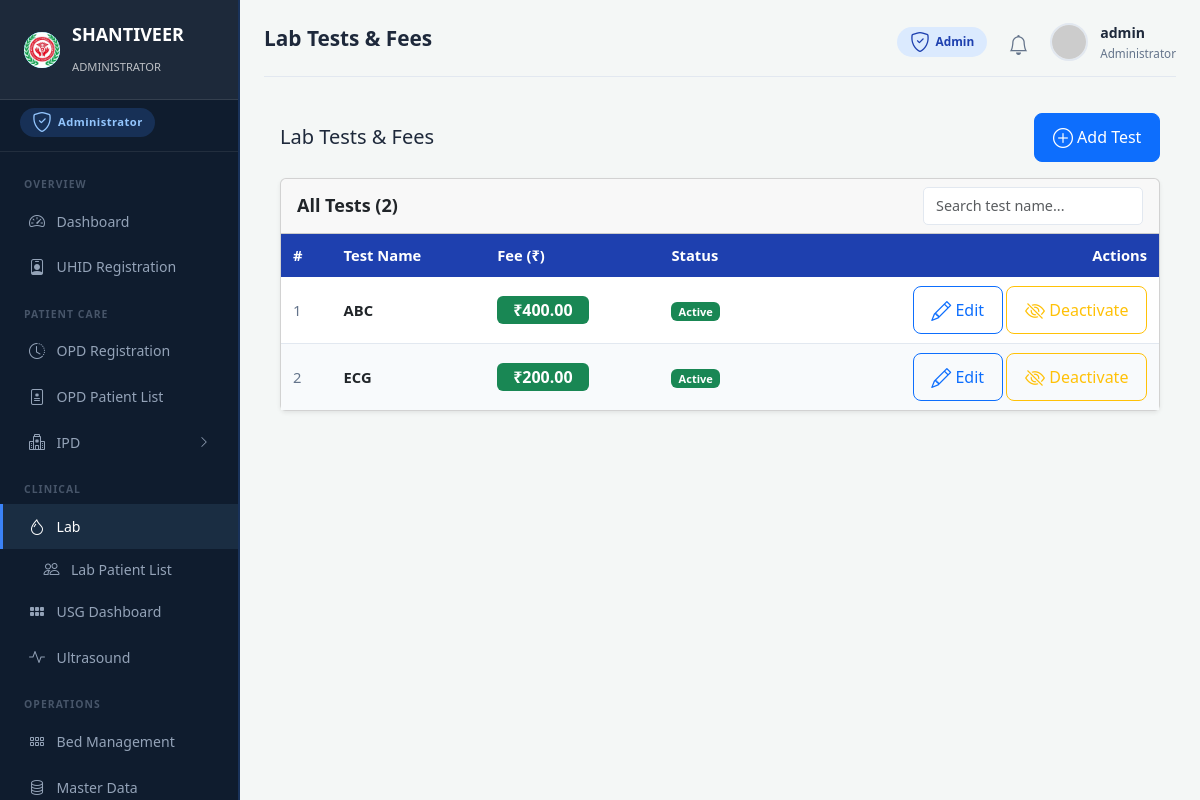
The app's page /lab/tests/ (signed in) with its own data.
### lab/models.py (models this page shows, shortened)
class LabTestMaster(models.Model):
    name = models.CharField(max_length=200, unique=True)
    rate = models.DecimalField(max_digits=10, decimal_places=2)
    is_active = models.BooleanField(default=True)
    history = HistoricalRecords()

### lab/views.py (the view)
# urls.py: path('tests/', views.test_list, name='test_list'),
@require_module('lab', level='view')
def test_list(request):
    tests = LabTestMaster.objects.all().order_by('name')
    return render(request, 'lab/test_list.html', {
        'active_sidebar': 'lab',
        'tests': tests,
    })

### core/context_processors.py (called while the page is built)
def hospital_info(request):
    ctx = {
        'hospital_name': settings.HOSPITAL_NAME,
        'hospital_address': settings.HOSPITAL_ADDRESS,
        'hospital_phone': settings.HOSPITAL_PHONE,
    }
    if request.user.is_authenticated:
        ctx['unread_notifications'] = services.get_unread_notifications(request.user, limit=5)
        ctx['notification_count'] = services.get_unread_notification_count(request.user)
    else:
        ctx['unread_notifications'] = []
        ctx['notification_count'] = 0
    return ctx

def role_context(request):
    user = request.user
    if not user.is_authenticated:
        return {}
    role = rbac.get_user_role(user)
    access = {
        key: rbac.get_access_level(user, key) for key in rbac.MODULE_ACCESS
    }
    return {
        'user_role': role,
        'user_role_label': rbac.ROLE_LABELS.get(role, 'User'),
        'user_role_icon': rbac.ROLE_ICONS.get(role, 'bi-person'),
        'module_access': access,
    }

### core/rbac.py (called while the page is built, shortened)
def get_user_role(user):
    if not user.is_authenticated:
        return None
    if user.is_superuser or (user.is_staff and not user.groups.exists()):
        return ADMIN

def get_access_level(user, module_key):
    if not user.is_authenticated:
        return NONE
    if user.is_superuser:
        return FULL
    role = get_user_role(user)
    if role is None:
        return NONE
    return MODULE_ACCESS.get(module_key, {}).get(role, NONE)

def require_module(module_key, level=VIEW):
    def decorator(view_func):
        @wraps(view_func)
        @login_required
        def _wrapped(request, *args, **kwargs):
            access = get_access_level(request.user, module_key)
            if access == NONE or (level == FULL and access != FULL):
                raise PermissionDenied(
                    f"Your role does not have access to this module.")
            request.is_view_only = (access == VIEW)
            return view_func(request, *args, **kwargs)
        return _wrapped
    return decorator

### core/services.py (called while the page is built)
def get_unread_notifications(user=None, limit=10):
    return []

def get_unread_notification_count(user=None):
    return 0

### templates/lab/test_list.html (shortened to what this page needs)
{% extends 'base_cyan.html' %}
{% block page_title %}Lab Tests & Fees{% endblock %}
{% block content %}
<div class="p-3">
    <div class="d-flex justify-content-between align-items-center mb-3">
        <h5 class="mb-0"> Lab Tests &amp; Fees</h5>
        <a href="{% url 'lab:test_add' %}" class="btn btn-primary btn-sm">
            <i class="bi bi-plus-circle"></i> Add Test
        </a>
    </div>
    <div class="card shadow-sm">
        <div class="card-header d-flex justify-content-between align-items-center py-2">
            <span class="fw-semibold">All Tests ({{ tests.count }})</span>
            <input type="text" id="testSearch" class="form-control form-control-sm" style="width:220px" placeholder="Search test name...">
        </div>
        <div class="table-responsive">
            <table class="hms-table mb-0" id="testTable">
                <thead>
                    <tr>
                        <th>#</th>
                        <th>Test Name</th>
                        <th>Fee (₹)</th>
                        <th>Status</th>
                        <th class="text-end">Actions</th>
                    </tr>
                </thead>
                <tbody>
                {% for t in tests %}
                <tr class="test-row">
                    <td class="text-muted">{{ forloop.counter }}</td>
                    <td class="test-name fw-semibold">{{ t.name }}</td>
                    <td>
                        <span class="badge bg-success fs-6 px-3">₹{{ t.rate }}</span>
                    </td>
                    <td>
                        {% if t.is_active %}
                            <span class="badge bg-success">Active</span>
                        {% else %}
                            <span class="badge bg-secondary">Inactive</span>
                        {% endif %}
                    </td>
                    <td class="text-end text-nowrap">
                        <a href="{% url 'lab:test_edit' t.pk %}" class="btn btn-sm btn-outline-primary">
                            <i class="bi bi-pencil"></i> Edit
                        </a>
                        <a href="{% url 'lab:test_toggle' t.pk %}"
                           class="btn btn-sm {% if t.is_active %}btn-outline-warning{% else %}btn-outline-success{% endif %}"
                           onclick="return confirm('{% if t.is_active %}Deactivate{% else %}Activate{% endif %} this test?')">
                            {% if t.is_active %}<i class="bi bi-eye-slash"></i> Deactivate
                            {% else %}<i class="bi bi-eye"></i> Activate{% endif %}
                        </a>
                    </td>
                </tr>
                {% empty %}
                <tr>
                    <td colspan="5" class="text-center text-muted py-4">
                        No tests found. <a href="{% url 'lab:test_add' %}">Add your first test</a>.
                    </td>
                </tr>
                {% endfor %}
                </tbody>
            </table>
        </div>
    </div>
</div>
{% endblock %}

### templates/base_dashboard.html (shortened to what this page needs)
{% load static %}
{% load group_tags %}
<!DOCTYPE html>
<html lang="en">
<head>
  <link href="https://cdn.jsdelivr.net/npm/bootstrap@5.3.2/dist/css/bootstrap.min.css" rel="stylesheet">
  <link href="https://cdn.jsdelivr.net/npm/bootstrap-icons@1.11.1/font/bootstrap-icons.css" rel="stylesheet">
  <link href="{% static 'css/main.css' %}" rel="stylesheet">
  <link href="{% static 'css/role_panels.css' %}" rel="stylesheet">
  <link href="{% static 'css/responsive_overrides.css' %}" rel="stylesheet">
</head>
<body class="{% if user.is_superuser %}role-admin{% elif user|has_group:"Doctor" %}role-doctor{% elif user|has_group:"Receptionist" %}role-recept{% elif user|has_group:"Pharmacist" %}role-pharma{% else %}role-admin{% endif %}">
<div class="dashboard-layout">
  {% include 'includes/sidebar_dashboard.html' %}
  <main class="dash-main">
    <div class="dash-topbar">
      <h1>{% block page_title %}Dashboard{% endblock %}</h1>
      <div class="dash-topbar-right">
        {% if user.is_superuser %}
          <span class="topbar-role-chip chip-admin"><i class="bi bi-shield-check"></i> Admin</span>
        {% elif user|has_group:'Doctor' %}
          <span class="topbar-role-chip chip-doctor"><i class="bi bi-person-badge"></i> Doctor</span>
        {% elif user|has_group:'Receptionist' %}
          <span class="topbar-role-chip chip-recept"><i class="bi bi-headset"></i> Receptionist</span>
        {% elif user|has_group:'Pharmacist' %}
          <span class="topbar-role-chip chip-pharma"><i class="bi bi-capsule"></i> Pharmacist</span>
        {% endif %}
        <div class="dropdown">
          <div class="notif-bell" data-bs-toggle="dropdown" aria-expanded="false" style="cursor:pointer">
            <i class="bi bi-bell"></i>
          </div>
        </div>
        <div class="dropdown">
          <div class="user-profile-mini" data-bs-toggle="dropdown" style="cursor:pointer">
            <img src="https://ui-avatars.com/api/?name={{ user.get_full_name|default:user.username }}&background=1e40af&color=fff" alt="avatar">
            <div>
              <div class="name">{{ user.get_full_name|default:user.username }}</div>
              <div class="role">
                {% if user.is_superuser %}Administrator
                {% else %}{{ user.groups.all.0.name|default:"User" }}{% endif %}
              </div>
            </div>
          </div>
        </div>
      </div>
    </div>
    {% block content %}{% endblock %}
  </main>
</div>
</body>
</html>

### statics/css/main.css (style rules this page uses)
:root { --navy: #0f1c2e; --navy-light: #1a2d42; --cyan: #00d4ff; --cyan-dark: #00b8d9; --primary-blue: #1e40af; --header-cyan: #00e5ff; --green-header: #2e7d32; --green-btn: #4caf50; --bg-light: #f4f7f6; --card-white: #ffffff; --text-dark: #1e293b; --text-muted: #64748b; --border: #e2e8f0; --danger: #dc2626; --warning: #f59e0b; --success: #059669; --ipd-nav: #0d2137; --sidebar-width: 240px; }
*, *::before, *::after { box-sizing: border-box; margin: 0; padding: 0; }
body { font-family: 'Segoe UI', system-ui, -apple-system, sans-serif; color: var(--text-dark); background: var(--bg-light); min-height: 100vh; font-size: 18px; line-height: 1.65; }
.bi { font-size: 1.25rem; line-height: 1; vertical-align: -0.125em; }
.btn, .btn-cyan, .btn-save, .btn-view, .btn-action { font-size: 1rem; }
.btn { padding: 0.7rem 1.1rem; min-height: 44px; border-radius: 8px; }
a { text-decoration: none; }
input, select, textarea { font-family: inherit; font-size: 0.9rem; }
.form-control, .form-select { display: block; width: 100%; padding: 0.45rem 0.75rem; border: 1px solid var(--border); border-radius: 5px; background: #fff; font-size: 0.9rem; transition: border-color 0.15s; }
.dashboard-layout { display: flex; min-height: 100vh; }
.dash-main { flex: 1; margin-left: var(--sidebar-width); padding: 1.25rem 1.5rem; background: var(--bg-light); min-height: 100vh; }
.dash-topbar { display: flex; justify-content: space-between; align-items: center; margin-bottom: 1.25rem; padding-bottom: 0.75rem; border-bottom: 1px solid var(--border); }
.dash-topbar h1 { font-size: 1.3rem; font-weight: 600; color: var(--text-dark); }
.dash-topbar-right { display: flex; align-items: center; gap: 1rem; }
.notif-bell { position: relative; font-size: 1.25rem; color: var(--text-muted); cursor: pointer; padding: 0.35rem; }
.user-profile-mini { display: flex; align-items: center; gap: 0.75rem; cursor: pointer; }
.user-profile-mini img { width: 38px; height: 38px; border-radius: 50%; object-fit: cover; border: 2px solid var(--border); }
.user-profile-mini .name { font-weight: 600; font-size: 0.88rem; color: var(--text-dark); }
.user-profile-mini .role { font-size: 0.73rem; color: var(--text-muted); }
.hms-table { width: 100%; border-collapse: collapse; font-size: 0.92rem; }
.hms-table thead th { background: var(--primary-blue); color: #fff; padding: 0.6rem 0.75rem; text-align: left; font-weight: 600; white-space: nowrap; }
.hms-table tbody td { padding: 0.55rem 0.75rem; border-bottom: 1px solid var(--border); vertical-align: middle; }
.hms-table tbody tr:nth-child(even) { background: #f8fafc; }
.hms-table tbody tr:last-child td { border-bottom: none; }
.text-muted { color: var(--text-muted) !important; }
.mb-3 { margin-bottom: 1rem; }
.d-flex { display: flex; }
.align-items-center { align-items: center; }

### statics/css/role_panels.css (style rules this page uses)
.topbar-role-chip { display: inline-flex; align-items: center; gap: .35rem; padding: .28rem .8rem; border-radius: 20px; font-size: .74rem; font-weight: 600; }
.chip-admin { background: #dbeafe; color: #1e40af; }

### statics/css/responsive_overrides.css (style rules this page uses)
.hms-table { table-layout: auto; }

### records on screen
LabTestMaster: name "ABC", rate "400.00", is_active "Active"
LabTestMaster: name "ECG", rate "200.00", is_active "Active"

### other values on screen
{{ user_role_label|default:"HOSPITAL"|upper }} "ADMINISTRATOR"
{{ user_role_label|default:"Administrator" }} "Administrator"
{{ user.get_full_name|default:user.username }} "admin"
{{ tests.count }} "2"
